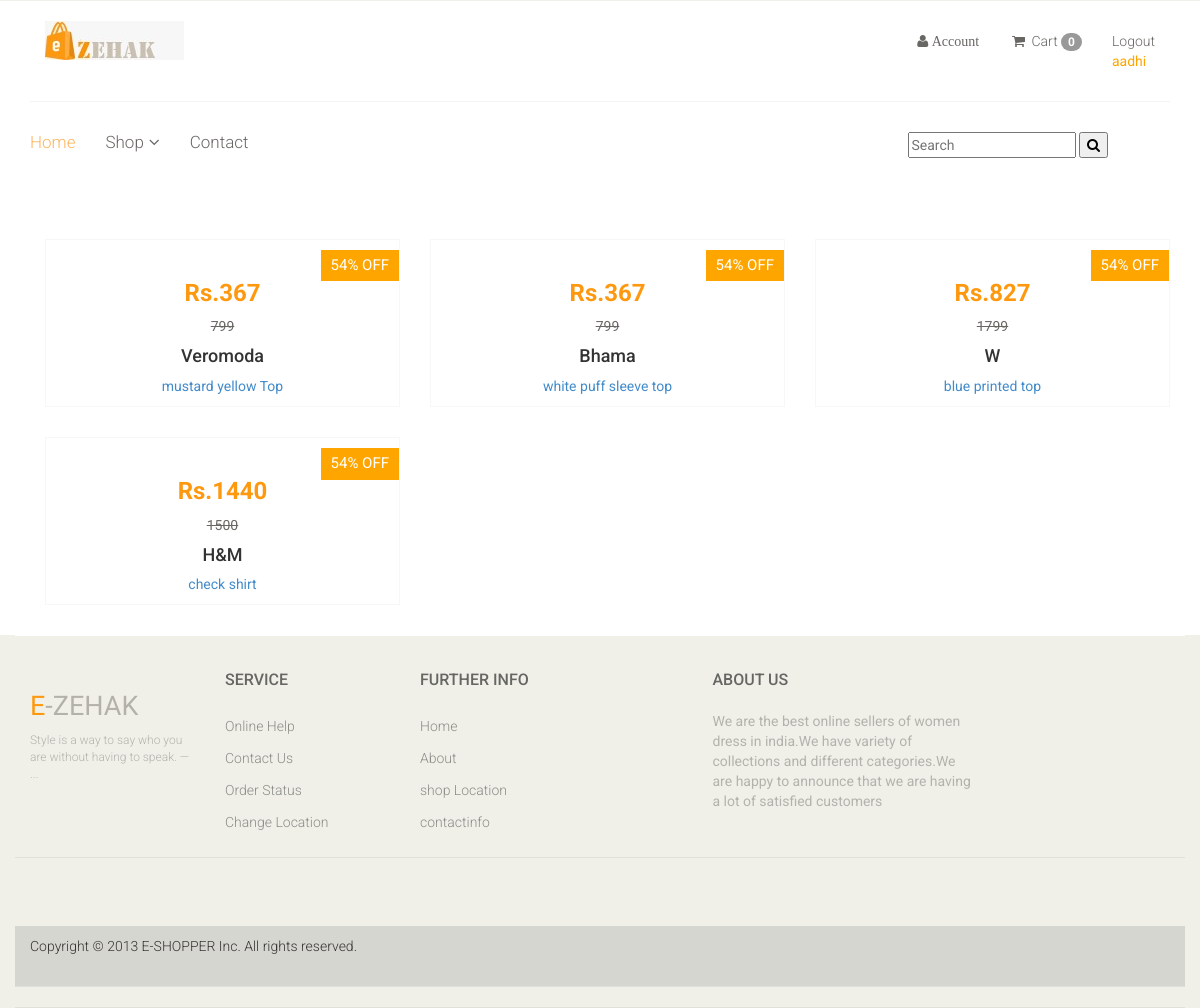
The app's page /catformal/9 (signed in) with its own data.
### week8/models.py (models this page shows, shortened)
class Product(models.Model):
    image1 = models.ImageField(upload_to='photos/productimages')
    image2 = models.ImageField(upload_to='photos/productimages')
    image3 = models.ImageField(upload_to='photos/productimages',blank=True)
    image4 = models.ImageField(upload_to='photos/productimages',blank=True)
    brand = models.CharField(max_length=50)
    productname = models.CharField(max_length=50,unique=True)
    category = models.ForeignKey(Category,on_delete=models.CASCADE)
    price = models.IntegerField()
    offers = models.IntegerField(default=0)
    newprice = models.IntegerField(default=0)
    size = models.ManyToManyField(Size, default='s')
    stock = models.IntegerField()

class Category(models.Model):
    category_name = models.CharField(max_length=100,unique=True)
    cat_image = models.ImageField(upload_to='photos/categories',blank=True)
    offer = models.IntegerField(default=0)

### zehak/views.py (the view)
# urls.py: path('catformal/<id>',views.catformal,name='catformal'),
def catformal(request,id):
    category = Category.objects.get(id=id)
    pro = Product.objects.filter(category=category)
    context={'pro' : pro}
    return render(request,"user/category.html",context)

### zehak/context_processor.py (called while the page is built)
def counter(request):
    cart_count = 0
    if 'admin' in request.path:
        return {}
    else:
        try:
            cart_items = CartItem.objects.all().filter(user=request.user)
            for cart_item in cart_items:
                cart_count += 1
        except TypeError:
            cart_count = 0
    return dict(cart_count=cart_count)

### templates/user/category.html (shortened to what this page needs)
{% load static %}
<!DOCTYPE html>
<html lang="en">
<head>
    <link href="{% static 'user/css/bootstrap.min.css' %}" rel="stylesheet">
    <link href="{% static 'user/css/font-awesome.min.css' %}" rel="stylesheet">
    <link href="{% static 'user/css/prettyPhoto.css' %}" rel="stylesheet">
    <link href="{% static 'user/css/price-range.css' %}" rel="stylesheet">
    <link href="{% static 'user/css/animate.css' %}" rel="stylesheet">
	<link href="{% static 'user/css/main.css' %}" rel="stylesheet">
	<link href="{% static 'user/css/responsive.css' %}" rel="stylesheet">
</head>
<body>
	<header id="header">
		<div class="header-middle">
			<div class="container">
				<div class="row">
					<div class="col-md-4 clearfix">
						<div class="logo pull-left">
							<a href=""><img src="{% static 'user/images/home/zehak.jpeg' %}"alt="" /></a>
						</div>
					</div>
					<div class="col-md-8 clearfix">
						<div class="shop-menu clearfix pull-right">
							<ul class="nav navbar-nav">
								<li class="dropdown"><a href=""><i class="fa fa-user"> Account</i>
								</a>
								</li>
								<li><a href="{% url 'cart'  %}"><i class="fa fa-shopping-cart"></i> Cart
									<span class='badge badge-warning' id='lblCartCount'>{{ cart_count }}</span>
								</a></li>
								{% if user.is_authenticated %}
								  <li><a href="{% url 'logout' %}">Logout</a><p style="color: orange;">{{user.username}}</p></li>
								{% else %}
								 <li><a href="userlogin"><i class="fa fa-lock"></i>Login</a></li>
								 <li><a href="register">register</a></li>
								{% endif %}
							</ul>
						</div>
					</div>
				</div>
			</div>
		</div>
		<div class="header-bottom">
			<div class="container">
				<div class="row">
					<div class="col-sm-9">
						<div class="mainmenu pull-left">
							<ul class="nav navbar-nav collapse navbar-collapse">
								<li><a href="index.html" class="active">Home</a></li>
								<li class="dropdown"><a href="#">Shop<i class="fa fa-angle-down"></i></a>
                                </li>
								<li><a href="contact-us.html">Contact</a></li>
							</ul>
						</div>
					</div>
					<div class="col-sm-3">
						<form action="{% url 'search' %}" method="GET">
						<div><span>
							<input type="text" name="keyword" placeholder="Search"/>
						<button type="submit">
							<i class="fa fa-search" aria-hidden="true"></i>
						</button>
					</span>
					</div>
					</form>
					</div>
				</div>
			</div>
		</div>
	</header>
	<section id="slider">
		<div class="container">
			<div class="row">
				<div class="col-sm-12">
				</div>
			</div>
		</div>
	</section>
	<section>
		<div class="container">
			<div class="row">
				<div class="col-sm-3">
				</div>
				<div class="col-sm-12 padding-right">
					<div class="features_items">
						{% for i in pro %}
						<div class="col-sm-4">
							<div class="product-image-wrapper">
								<div class="single-products" class="item">
										<div class="productinfo text-center">
											{% if i.offers > i.category.offer %}
                                        <span class="notify-badge">{{i.offers}}% OFF</span>
                                        {% elif i.offers < i.category.offer %}
                                        <span class="notify-badge">{{i.category.offer}}% OFF</span>
                                        {% elif  i.price == i.newprice %}
                                        {% else %}
                                        <span class="notify-badge">{{i.category.offer}}% OFF</span>
                                        {% endif %}
											<h2>Rs.{{ i.newprice }}</h2><p><del>{{ i.price }}</del></p>
											<h4>{{ i.brand }}</h4>
											<p><a href="{% url 'productdetails' i.id %}">{{ i.productname }}</a></p>
										</div>
								</div>
							</div>
						</div>
						{% endfor %}
						</div>
					</div>
				</div>
			</div>
	</section>
	<footer id="footer">
		<div class="footer-top">
			<div class="container">
				<div class="row">
					<div class="col-sm-2">
						<div class="companyinfo">
							<h2><span>e</span>-ZEHAK</h2>
							<p>Style is a way to say who you are without having to speak. — ...</p>
						</div>
					</div>
		<div class="footer-widget">
			<div class="container">
				<div class="row">
					<div class="col-sm-2">
						<div class="single-widget">
							<h2>Service</h2>
							<ul class="nav nav-pills nav-stacked">
								<li><a href="#">Online Help</a></li>
								<li><a href="#">Contact Us</a></li>
								<li><a href="#">Order Status</a></li>
								<li><a href="#">Change Location</a></li>
							</ul>
						</div>
					</div>
					<div class="col-sm-2">
						<div class="single-widget">
							<h2>Further info</h2>
							<ul class="nav nav-pills nav-stacked">
								<li><a href="#">Home</a></li>
								<li><a href="#">About</a></li>
								<li><a href="#">shop Location</a></li>
								<li><a href="#">contactinfo</a></li>
							</ul>
						</div>
					</div>
					<div class="col-sm-3 col-sm-offset-1">
						<div class="single-widget">
							<h2>About Us</h2>
							<p style="color:#B3B3AD;">We are the best online sellers of women dress in india.We have variety of collections and different categories.We are happy to announce that we are having a lot of satisfied customers</p>
						</div>
					</div>
				</div>
			</div>
		</div>
		<div class="footer-bottom">
			<div class="container">
				<div class="row">
					<p class="pull-left">Copyright © 2013 E-SHOPPER Inc. All rights reserved.</p>
				</div>
			</div>
		</div>
	</footer>
</body>
</html>

### static/user/css/main.css (style rules this page uses)
body { font-family: 'Roboto', sans-serif; position: relative; font-weight: 400px; }
ul li { list-style: none; }
a { -webkit-transition: 300ms; transition: 300ms; }
h1, h2, h3, h4, h5, h6 { font-family: 'Roboto', sans-serif; }
.header-middle .container .row { border-bottom: 1px solid #f5f5f5; margin-left: 0; margin-right: 0; padding-bottom: 20px; padding-top: 20px; }
.shop-menu ul li { display: inline-block; padding-left: 15px; padding-right: 15px; }
.shop-menu ul li:last-child { padding-right: 0; }
.shop-menu ul li a { background: #FFFFFF; color: #696763; font-family: 'Roboto', sans-serif; font-size: 14px; font-weight: 300; padding: 0; padding-right: 0; margin-top: 10px; }
.shop-menu ul li a i { margin-right: 3px; }
.header-bottom { padding-bottom: 30px; padding-top: 30px; }
.navbar-collapse.collapse { padding-left: 0; }
.mainmenu ul li { padding-right: 15px; padding-left: 15px; }
.mainmenu ul li:first-child { padding-left: 0px; }
.mainmenu ul li a { color: #696763; font-family: 'Roboto', sans-serif; font-size: 17px; font-weight: 300; padding: 0; padding-bottom: 10px; }
.mainmenu ul li a:hover, .mainmenu ul li a.active, .shop-menu ul li a.active { background: none; color: #fdb45e; }
.navbar-nav li ul.sub-menu li a { color: #fff; }
.fa-angle-down { padding-left: 5px; }
#footer { background: #F0F0E9; }
.footer-top .container { border-bottom: 1px solid #E0E0DA; padding-bottom: 20px; }
.companyinfo { margin-top: 57px; }
.companyinfo h2 { color: #B4B1AB; font-family: abel; font-size: 27px; text-transform: uppercase; }
.companyinfo h2 span { color: #FE980F; }
.companyinfo p { color: #B3B3AD; font-family: 'Roboto', sans-serif; font-size: 12px; font-weight: 300; }
.footer-top .col-sm-3 { overflow: hidden; }
.footer-widget { margin-bottom: 68px; }
.footer-widget .container { border-top: 1px solid #FFFFFF; padding-top: 15px; }
.single-widget h2 { color: #666663; font-family: 'Roboto', sans-serif; font-size: 16px; font-weight: 500; margin-bottom: 22px; text-transform: uppercase; }
.single-widget ul li a { color: #8C8C88; font-family: 'Roboto', sans-serif; font-size: 14px; font-weight: 300; padding: 5px 0; }
.footer-bottom { background: #D6D6D0; padding-top: 10px; }
.footer-bottom p { color: #363432; font-family: 'Roboto', sans-serif; font-weight: 300; margin-left: 15px; }
#slider { padding-bottom: 45px; }
.padding-right { padding-right: 0; }
.features_items { overflow: hidden; }
.product-image-wrapper { border: 1px solid #F7F7F5; overflow: hidden; margin-bottom: 30px; }
.single-products { position: relative; }
.productinfo h2 { color: #FE980F; font-family: 'Roboto', sans-serif; font-size: 24px; font-weight: 700; }
.productinfo p { font-family: 'Roboto', sans-serif; font-size: 14px; font-weight: 400; color: #696763; }
.productinfo { position: relative; }

### templates/user/category.html (style rules this page uses)
.dropdown { position: relative; display: inline-block; }
.notify-badge { position: absolute; right:0px; top:10px; background:orange; text-align: center; color:white; padding:5px 10px; font-size:15px; width:80px height: 50px; }

### records on screen
Product: category.offer "54", newprice "367", price "799", brand "Veromoda", productname "mustard yellow Top"
Product: category.offer "54", newprice "367", price "799", brand "Bhama", productname "white puff sleeve top"
Product: category.offer "54", newprice "827", price "1799", brand "W", productname "blue printed top"
Product: category.offer "54", newprice "1440", price "1500", brand "H&M", productname "check shirt"

### other values on screen
{{ cart_count }} "0"
{{ user.username }} "aadhi"
